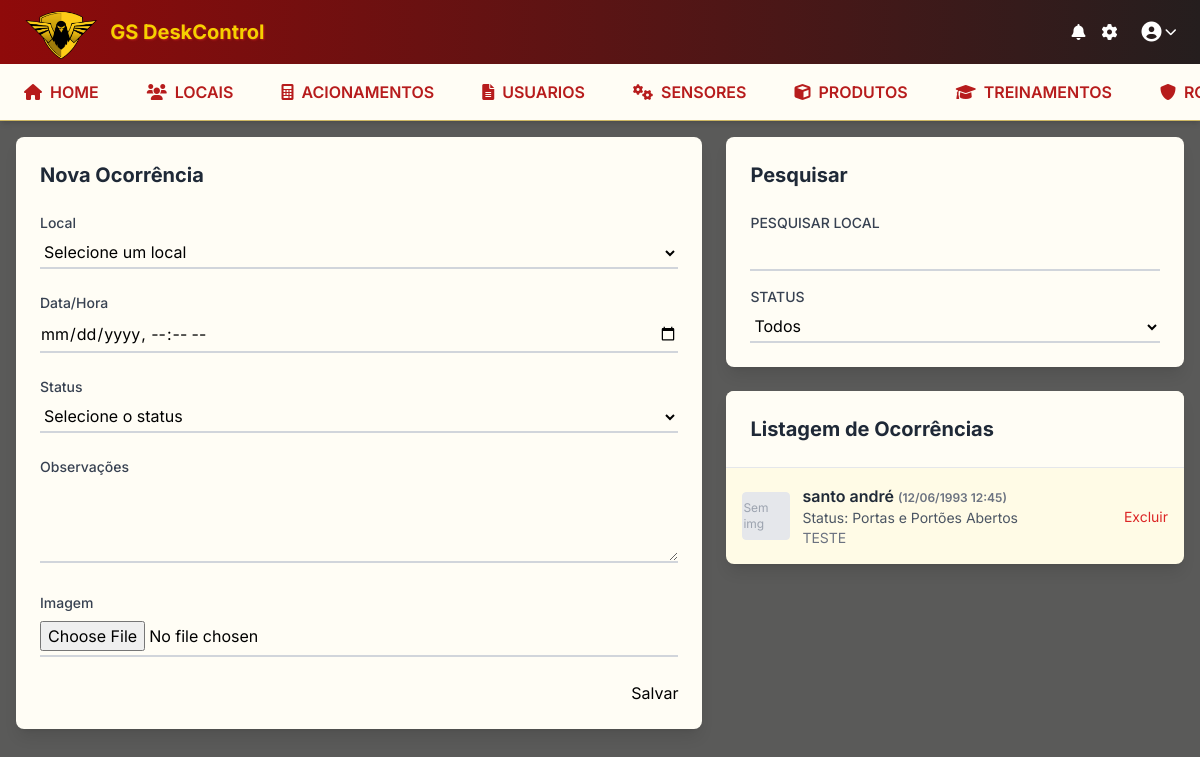
/ocorrencias/, run on the app's committed database.
### ocorrencias/models.py (models this page shows, shortened)
class Ocorrencia(models.Model):
    STATUS_CHOICES = [
        ('portas_abertas', 'Portas e Portões Abertos'),
        ('inibicao_cameras', 'Inibição de Câmeras e Sensores'),
        ('botao_panico', 'Acionamento indevido de Botão de Pânico'),
    ]
    local = models.ForeignKey(Clientes, on_delete=models.CASCADE, null=True, blank=True)
    data_hora = models.DateTimeField(null=True, blank=True)
    status = models.CharField(max_length=30, choices=STATUS_CHOICES, default='portas_abertas')
    observacoes = models.TextField(blank=True)
    imagem = models.ImageField(upload_to='ocorrencias/', null=True, blank=True, verbose_name="Imagem")

### clientes/models.py (models this page shows, shortened)
class Clientes(models.Model):
    nome = models.CharField(max_length=200, blank=True, null=True)
    pronta_resposta = models.CharField(max_length=200, blank=True, null=True, verbose_name="Pronta Resposta")
    telefone = models.CharField(max_length=20, blank=True, null=True, verbose_name="Telefone")

### ocorrencias/views.py (the view, shortened to what this page needs)
# urls.py: path('', OcorrenciasView.as_view(), name='ocorrencias'),
class OcorrenciasView(View):
    def get(self, request):
        search_local = request.GET.get('search_local')
        search_status = request.GET.get('search_status')
        ocorrencias = Ocorrencia.objects.all()
        if search_local:
            ocorrencias = ocorrencias.filter(local__nome__icontains=search_local)
        if search_status:
            ocorrencias = ocorrencias.filter(status=search_status)
        if request.headers.get('x-requested-with') == 'XMLHttpRequest':
            html = render_to_string(
                'ocorrencias/partials/lista_ocorrencias.html',
                {'ocorrencias': ocorrencias}
            )
            return JsonResponse({'html': html})
        form = OcorrenciaForm()
        clientes = Clientes.objects.all()
        context = {
            'ocorrencias': ocorrencias,
            'form': form,
            'clientes': clientes,
            'search_local': search_local or '',
            'search_status': search_status or '',
        }
        return render(request, 'ocorrencias/ocorrencias.html', context)

### ocorrencias/forms.py
class OcorrenciaForm(forms.ModelForm):
    class Meta:
        model = Ocorrencia
        fields = ['local', 'data_hora', 'status', 'observacoes', 'imagem']
        widgets = {
            'local': forms.Select(attrs={'class': 'w-full py-1 bg-transparent border-0 border-b-2 border-gray-300 focus:outline-none focus:ring-0 focus:border-blue-500'}),
            'data_hora': forms.DateTimeInput(attrs={'type': 'datetime-local', 'class': 'w-full py-1 bg-transparent border-0 border-b-2 border-gray-300 focus:outline-none focus:ring-0 focus:border-blue-500'}),
            'status': forms.Select(attrs={'class': 'w-full py-1 bg-transparent border-0 border-b-2 border-gray-300 focus:outline-none focus:ring-0 focus:border-blue-500'}),
            'observacoes': forms.Textarea(attrs={'class': 'w-full py-1 bg-transparent border-0 border-b-2 border-gray-300 focus:outline-none focus:ring-0 focus:border-blue-500', 'rows': 3, 'placeholder': 'Observações da ocorrência'}),
            'imagem': forms.FileInput(attrs={'class': 'w-full py-1 bg-transparent border-0 border-b-2 border-gray-300 focus:outline-none focus:ring-0 focus:border-blue-500', 'accept': 'image/*'}),
        }

### ocorrencias/templates/ocorrencias/ocorrencias.html (shortened to what this page needs)
{% extends 'base.html' %}
{% load static %}
{% block extra_css %}
    <link rel="stylesheet" href="{% static 'ocorrencias/css/ocorrencias.css' %}">
{% endblock %}
{% block content %}
    <div class="flex flex-col lg:flex-row gap-6">
        <div id="form-column" class="lg:w-3/5 space-y-6">
            <div class="bg-slate-200 rounded-lg shadow-lg p-6 compact-form">
                <form method="post" action="{% url 'ocorrencias:ocorrencias' %}" enctype="multipart/form-data" class="ocorrencia-form" id="ocorrenciaForm">
                    <div class="flex justify-between items-center mb-6">
                        <h3 class="text-xl font-bold text-gray-800" id="formTitle">Nova Ocorrência</h3>
                    </div>
                    <div class="mb-6">
                        <label class="block text-sm font-medium text-gray-700 mb-1">Local</label>
                        <select name="local" id="local" class="w-full py-1 bg-transparent border-0 border-b-2 border-gray-300 focus:outline-none focus:ring-0 focus:border-blue-500">
                            <option value="">Selecione um local</option>
                        </select>
                    </div>
                    <div class="mb-6">
                        <label class="block text-sm font-medium text-gray-700 mb-1">Data/Hora</label>
                        <input type="datetime-local" name="data_hora" id="data_hora" class="w-full py-1 bg-transparent border-0 border-b-2 border-gray-300 focus:outline-none focus:ring-0 focus:border-blue-500">
                    </div>
                    <div class="mb-6">
                        <label class="block text-sm font-medium text-gray-700 mb-1">Status</label>
                        <select name="status" id="status" class="w-full py-1 bg-transparent border-0 border-b-2 border-gray-300 focus:outline-none focus:ring-0 focus:border-blue-500">
                            <option value="">Selecione o status</option>
                        </select>
                    </div>
                    <div class="mb-6">
                        <label class="block text-sm font-medium text-gray-700 mb-1">Observações</label>
                        <textarea name="observacoes" id="observacoes" rows="3" class="w-full py-1 bg-transparent border-0 border-b-2 border-gray-300 focus:outline-none focus:ring-0 focus:border-blue-500"></textarea>
                    </div>
                    <div class="mb-6">
                        <label class="block text-sm font-medium text-gray-700 mb-1">Imagem</label>
                        <input type="file" name="imagem" id="imagem" accept="image/*" class="w-full py-1 bg-transparent border-0 border-b-2 border-gray-300 focus:outline-none focus:ring-0 focus:border-blue-500">
                    </div>
                    <div class="flex justify-end mt-6">
                        <button type="submit" class="btn-primary" id="submitBtn">Salvar</button>
                    </div>
                </form>
            </div>
        </div>
        <div id="list-column" class="lg:w-2/5 space-y-6">
            <div class="bg-slate-200 rounded-lg shadow-lg p-6 compact-form">
                <form method="get" action="{% url 'ocorrencias:ocorrencias' %}">
                    <h3 class="text-xl font-bold text-gray-800 mb-6">Pesquisar</h3>
                    <div class="grid grid-cols-1 gap-4">
                        <div>
                            <label class="block text-sm font-medium text-gray-700 mb-1">PESQUISAR LOCAL</label>
                            <input type="text" name="search_local" id="search-local-input" value="{{ search_local }}" class="w-full py-1 bg-transparent border-0 border-b-2 border-gray-300 focus:outline-none focus:ring-0 focus:border-blue-500">
                        </div>
                        <div>
                            <label class="block text-sm font-medium text-gray-700 mb-1">STATUS</label>
                            <select name="search_status" id="search-status-input" class="w-full py-1 bg-transparent border-0 border-b-2 border-gray-300 focus:outline-none focus:ring-0 focus:border-blue-500">
                                <option value="">Todos</option>
                            </select>
                        </div>
                    </div>
                </form>
            </div>
            <div id="ocorrencia-list-container"
                 data-get-url-template="{% url 'ocorrencias:get_ocorrencia' 0 %}"
                 data-update-url-template="{% url 'ocorrencias:atualizar_ocorrencia' 0 %}"
                 class="bg-white rounded-lg shadow-lg compact-form overflow-hidden">
                <div class="p-6 border-b bg-slate-200">
                    <h2 class="text-xl font-bold text-gray-800">Listagem de Ocorrências</h2>
                </div>
                <div id="ocorrencia-list-results" class="max-h-96 overflow-y-auto">
                    {% include 'ocorrencias/partials/lista_ocorrencias.html' %}
                </div>
            </div>
        </div>
    </div>
{% endblock %}

### ocorrencias/templates/ocorrencias/partials/lista_ocorrencias.html (shortened to what this page needs)
<div class="divide-y divide-gray-200">
    {% for ocorrencia in ocorrencias %}
        <div class="p-4 flex justify-between items-center hover:bg-gray-50 cursor-pointer ocorrencia-item" onclick="carregarOcorrencia('{{ ocorrencia.id }}')">
            <div class="flex items-center space-x-3 flex-1">
                {% if ocorrencia.imagem %}
                    <div class="flex-shrink-0">
                        <img src="{{ ocorrencia.imagem.url }}"
                             alt="Imagem da ocorrência"
                             class="w-12 h-12 object-cover rounded border cursor-pointer hover:opacity-80 transition-opacity"
                             onclick="event.stopPropagation(); abrirModalImagem('{{ ocorrencia.imagem.url }}')"
                             title="Clique para ampliar">
                    </div>
                {% else %}
                    <div class="flex-shrink-0 w-12 h-12 bg-gray-200 rounded border flex items-center justify-center">
                        <span class="text-gray-400 text-xs">Sem img</span>
                    </div>
                {% endif %}
                <div class="flex-1 min-w-0">
                    <p class="font-semibold text-gray-800">
                        {{ ocorrencia.local.nome }}
                        <span class="text-gray-500 text-xs">({{ ocorrencia.data_hora|date:"d/m/Y H:i" }})</span>
                    </p>
                    <p class="text-sm text-gray-600">
                        Status:
                        {% if ocorrencia.status == 'portas_abertas' %}
                            Portas e Portões Abertos
                        {% elif ocorrencia.status == 'inibicao_cameras' %}
                            Inibição de Câmeras e Sensores
                        {% elif ocorrencia.status == 'botao_panico' %}
                            Acionamento indevido de Botão de Pânico
                        {% endif %}
                    </p>
                    {% if ocorrencia.observacoes %}
                        <p class="text-sm text-gray-500">{{ ocorrencia.observacoes|truncatechars:50 }}</p>
                    {% endif %}
                </div>
            </div>
            <div class="text-right flex-shrink-0">
                <form action="{% url 'ocorrencias:excluir_ocorrencia' ocorrencia.id %}" method="post" class="inline" onsubmit="return confirm('Tem certeza que deseja excluir esta ocorrência?');">
                    <button type="submit" class="text-red-600 hover:text-red-800 text-sm">Excluir</button>
                </form>
            </div>
        </div>
    {% empty %}
        <div class="p-6 text-center text-gray-500">
            <p>Nenhuma ocorrência encontrada.</p>
        </div>
    {% endfor %}
</div>

### templates/base.html (style rules this page uses)
body { font-family: 'Inter', sans-serif; background-color: #5a5a59 !important; }
.bg-slate-100, .bg-slate-200, .bg-gray-100 { background-color: #fffdf5 !important; }
.bg-white { background-color: #fffbe6 !important; }

### data on the page
Ocorrencia: shows "Sem img", local.nome "santo andré", data_hora "12/06/1993 12:45", status "Portas e Portões Abertos", observacoes "TESTE"
